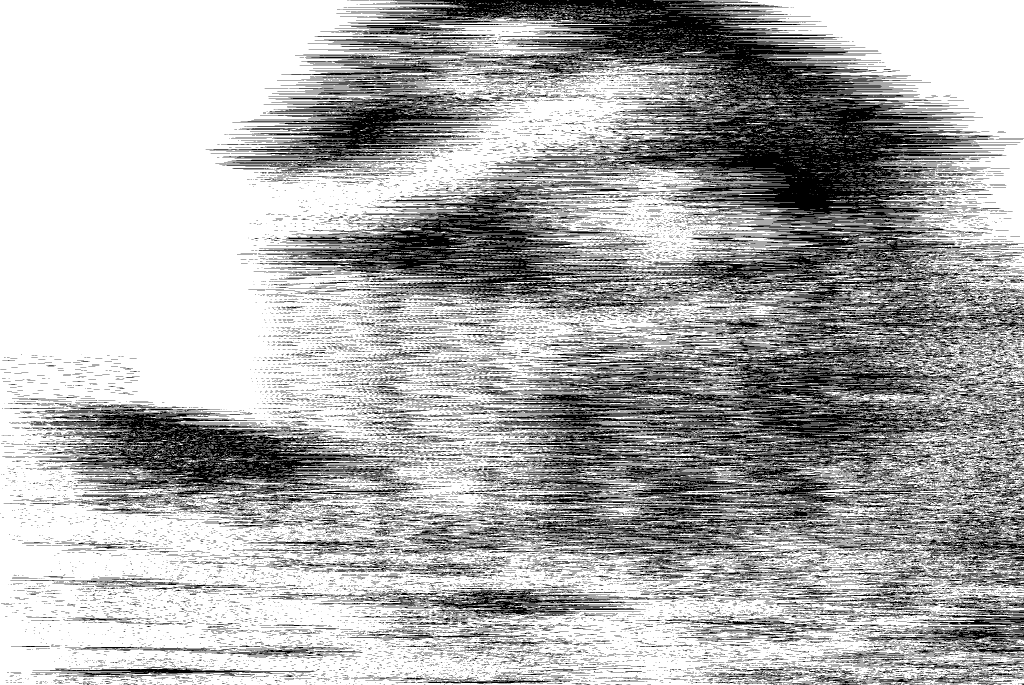
%> input picture Projet_2/fichier2.bmp, 3072 x 2055 px (shown at 1/3 size)
$ octave projet_2_1.m   (GNU Octave 9; MATLAB toolbox functions it lacks are replaced by stand-ins)
%> lines starting %> are read from the running program, lines starting %| are printed output that depends on the picture; in (x1, y1, x2, y2) boxes, pixels count from 0 and x2, y2 are one past the last pixel; in counts of white or black regions, pixels touching at a corner belong together; the program's own positions count from 1
clear all; close all

clear B;
B=imread('fichier2.bmp','bmp');
%> B: size 2055x3072 logical; 68.1% white; 31022 black regions (25650 under 20 px), largest, box (x1, y1, x2, y2) and area: (770, 556, 3072, 1700) 680574, (1043, 0, 3019, 670) 410963, (74, 1234, 1275, 1505) 119013
B=255*B;
image(B);
colormap(gray);
[row_B,col_B ]=size(B);
%> row_B = 2055; col_B = 3072

for k=1:row_B-1
        ligne_1=B(k,:);
        ligne_2=B(k+1,:);
        correlation = xcorr( ligne_1, ligne_2 );
        [~, indice] = max (correlation) ;
        NO=circshift(ligne_2,indice);
        B(k+1,:)=NO;
end
%> this loop made 2054 passes
%> indice on passes 1 to 3: 2813, 2938, 3026
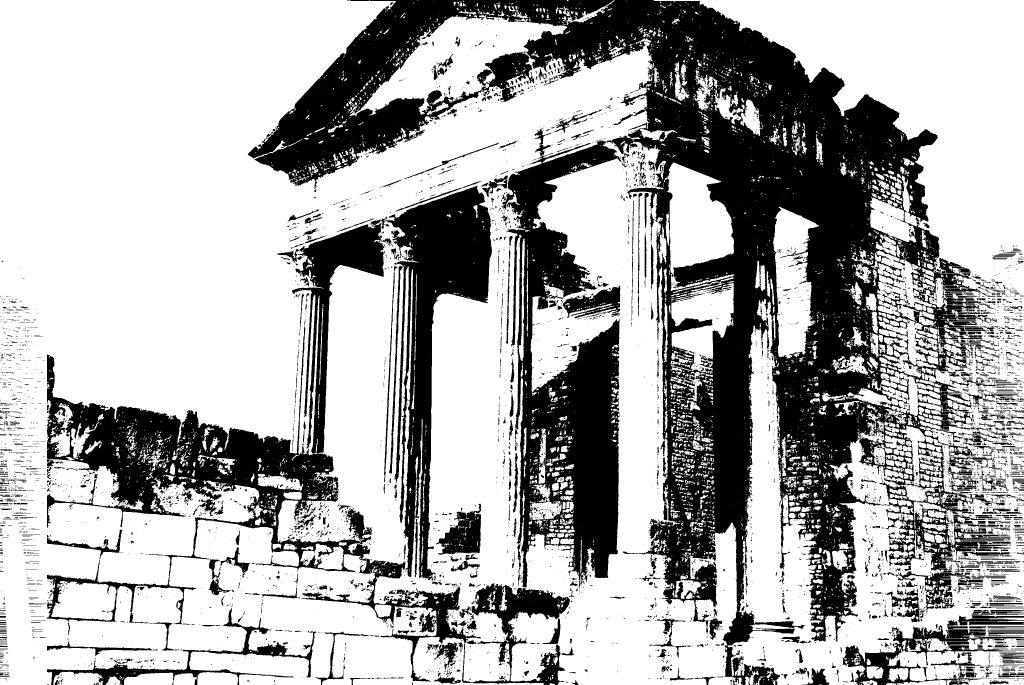
%> B: size 2055x3072 double (shown at 1/3 size); 68.1% white; 7584 black regions (6072 under 20 px), largest, box (x1, y1, x2, y2) and area: (743, 0, 2964, 2055) 1322560, (141, 557, 1710, 2055) 420729, (141, 1824, 949, 2055) 18649
figure(1)
image(B)
colormap(gray)
exportfig(gcf,'image_1_auto','Format','png','color','cmyk');
%> (this line was passed over: exportfig is not available in this run)

%L'image obtenue est un peu décalée par la droite ; on fait alors un nouveau
%decalage vers la gauche de façon à retrouver une image meilleure
for k=1:row_B-1
    B(k,:)=circshift(B(k,:),-275);
end
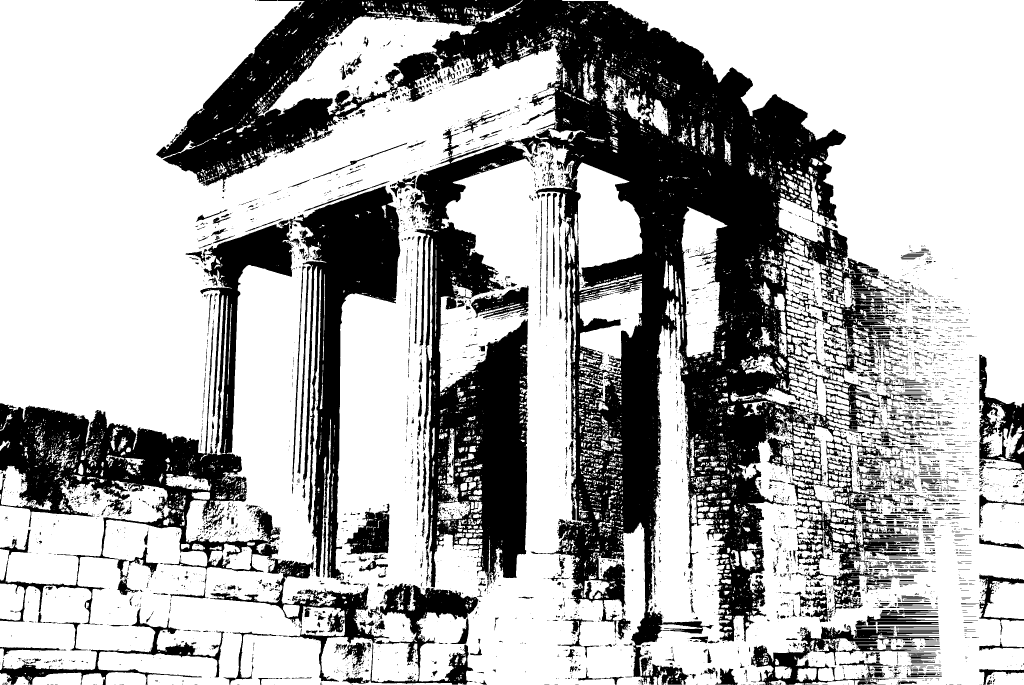
%> B: size 2055x3072 double (shown at 1/3 size); 68.1% white; 7505 black regions (6015 under 20 px), largest, box (x1, y1, x2, y2) and area: (468, 0, 2689, 2054) 1322495, (0, 557, 1435, 2054) 397419, (2938, 1063, 3072, 1415) 17358
figure(2)
image(B)
colormap(gray)
exportfig(gcf,'image_2_manuel','Format','png','color','cmyk');
%> (this line was passed over: exportfig is not available in this run)
